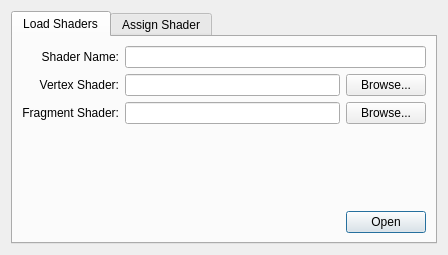
<ui version="4.0" >
 <class>ShaderDialog</class>
 <widget class="QDialog" name="ShaderDialog" >
  <property name="geometry" >
   <rect>
    <x>0</x>
    <y>0</y>
    <width>448</width>
    <height>255</height>
   </rect>
  </property>
  <property name="sizePolicy" >
   <sizepolicy vsizetype="MinimumExpanding" hsizetype="Preferred" >
    <horstretch>0</horstretch>
    <verstretch>0</verstretch>
   </sizepolicy>
  </property>
  <property name="windowTitle" >
   <string>GLSL Shaders</string>
  </property>
  <layout class="QVBoxLayout" name="verticalLayout" >
   <item>
    <widget class="QTabWidget" name="tabWidget" >
     <property name="currentIndex" >
      <number>0</number>
     </property>
     <widget class="QWidget" name="loadTab" >
      <attribute name="title" >
       <string>Load Shaders</string>
      </attribute>
      <layout class="QGridLayout" name="gridLayout" >
       <item row="0" column="0" >
        <widget class="QLabel" name="label_5" >
         <property name="text" >
          <string>Shader Name:</string>
         </property>
         <property name="alignment" >
          <set>Qt::AlignRight|Qt::AlignTrailing|Qt::AlignVCenter</set>
         </property>
        </widget>
       </item>
       <item row="0" column="1" >
        <layout class="QHBoxLayout" name="horizontalLayout_5" >
         <item>
          <widget class="QLineEdit" name="fileName_2" />
         </item>
        </layout>
       </item>
       <item row="1" column="0" >
        <widget class="QLabel" name="label_4" >
         <property name="text" >
          <string>Vertex Shader:</string>
         </property>
         <property name="alignment" >
          <set>Qt::AlignRight|Qt::AlignTrailing|Qt::AlignVCenter</set>
         </property>
        </widget>
       </item>
       <item row="1" column="1" >
        <layout class="QHBoxLayout" name="horizontalLayout_4" >
         <item>
          <widget class="QLineEdit" name="fileName" />
         </item>
         <item>
          <widget class="QPushButton" name="selectFileName" >
           <property name="text" >
            <string>Browse...</string>
           </property>
          </widget>
         </item>
        </layout>
       </item>
       <item row="2" column="0" >
        <widget class="QLabel" name="label_7" >
         <property name="text" >
          <string>Fragment Shader:</string>
         </property>
         <property name="alignment" >
          <set>Qt::AlignRight|Qt::AlignTrailing|Qt::AlignVCenter</set>
         </property>
        </widget>
       </item>
       <item row="2" column="1" >
        <layout class="QHBoxLayout" name="horizontalLayout_7" >
         <item>
          <widget class="QLineEdit" name="fileName2" />
         </item>
         <item>
          <widget class="QPushButton" name="selectFileName2" >
           <property name="text" >
            <string>Browse...</string>
           </property>
          </widget>
         </item>
        </layout>
       </item>
       <item row="3" column="1" >
        <spacer name="verticalSpacer" >
         <property name="orientation" >
          <enum>Qt::Vertical</enum>
         </property>
         <property name="sizeHint" stdset="0" >
          <size>
           <width>20</width>
           <height>68</height>
          </size>
         </property>
        </spacer>
       </item>
       <item row="4" column="0" colspan="2" >
        <layout class="QHBoxLayout" name="horizontalLayout" >
         <item>
          <spacer name="horizontalSpacer_2" >
           <property name="orientation" >
            <enum>Qt::Horizontal</enum>
           </property>
           <property name="sizeHint" stdset="0" >
            <size>
             <width>40</width>
             <height>20</height>
            </size>
           </property>
          </spacer>
         </item>
         <item>
          <widget class="QDialogButtonBox" name="loadButton" >
           <property name="standardButtons" >
            <set>QDialogButtonBox::Open</set>
           </property>
          </widget>
         </item>
        </layout>
       </item>
      </layout>
     </widget>
     <widget class="QWidget" name="shaderTab" >
      <attribute name="title" >
       <string>Assign Shader</string>
      </attribute>
      <layout class="QVBoxLayout" name="verticalLayout_2" >
       <item>
        <layout class="QGridLayout" name="gridLayout_2" >
         <item row="0" column="0" >
          <widget class="QLabel" name="label" >
           <property name="text" >
            <string>Display Type:</string>
           </property>
           <property name="alignment" >
            <set>Qt::AlignRight|Qt::AlignTrailing|Qt::AlignVCenter</set>
           </property>
          </widget>
         </item>
         <item row="0" column="1" >
          <widget class="QComboBox" name="displayTypes" >
           <property name="sizeIncrement" >
            <size>
             <width>1</width>
             <height>0</height>
            </size>
           </property>
          </widget>
         </item>
         <item row="1" column="0" >
          <widget class="QLabel" name="label_2" >
           <property name="text" >
            <string>Shader Program:</string>
           </property>
           <property name="alignment" >
            <set>Qt::AlignRight|Qt::AlignTrailing|Qt::AlignVCenter</set>
           </property>
          </widget>
         </item>
         <item row="1" column="1" >
          <widget class="QComboBox" name="shaderPrograms" >
           <property name="sizeIncrement" >
            <size>
             <width>1</width>
             <height>0</height>
            </size>
           </property>
           <item>
            <property name="text" >
             <string>None</string>
            </property>
           </item>
          </widget>
         </item>
        </layout>
       </item>
       <item>
        <spacer name="verticalSpacer_2" >
         <property name="orientation" >
          <enum>Qt::Vertical</enum>
         </property>
         <property name="sizeHint" stdset="0" >
          <size>
           <width>20</width>
           <height>104</height>
          </size>
         </property>
        </spacer>
       </item>
       <item>
        <layout class="QHBoxLayout" name="horizontalLayout_2" >
         <item>
          <spacer name="horizontalSpacer" >
           <property name="orientation" >
            <enum>Qt::Horizontal</enum>
           </property>
           <property name="sizeHint" stdset="0" >
            <size>
             <width>40</width>
             <height>20</height>
            </size>
           </property>
          </spacer>
         </item>
         <item>
          <widget class="QPushButton" name="shaderButton" >
           <property name="text" >
            <string>Assign Shader</string>
           </property>
          </widget>
         </item>
        </layout>
       </item>
      </layout>
     </widget>
    </widget>
   </item>
  </layout>
 </widget>
 <tabstops>
  <tabstop>fileName</tabstop>
  <tabstop>selectFileName</tabstop>
 </tabstops>
 <resources/>
 <connections/>
</ui>
